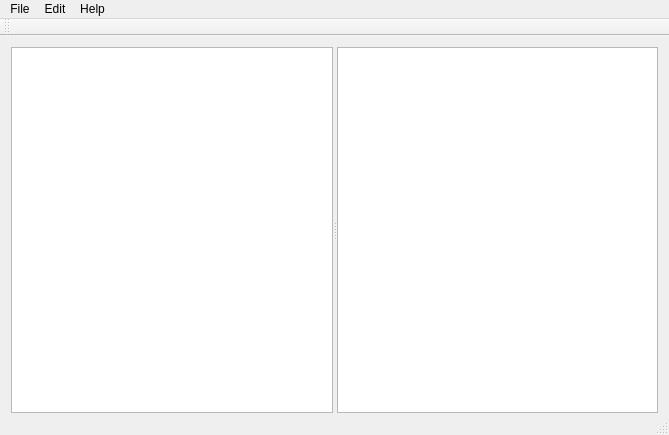
<?xml version="1.0" encoding="UTF-8"?>
<ui version="4.0">
 <class>MainWindow</class>
 <widget class="QMainWindow" name="MainWindow">
  <property name="geometry">
   <rect>
    <x>0</x>
    <y>0</y>
    <width>669</width>
    <height>435</height>
   </rect>
  </property>
  <property name="windowTitle">
   <string>Scribbler</string>
  </property>
  <widget class="QWidget" name="centralWidget">
   <layout class="QVBoxLayout" name="verticalLayout">
    <property name="spacing">
     <number>0</number>
    </property>
    <property name="bottomMargin">
     <number>0</number>
    </property>
    <item>
     <widget class="QSplitter" name="splitter">
      <property name="orientation">
       <enum>Qt::Horizontal</enum>
      </property>
      <widget class="QTextEdit" name="textEdit"/>
      <widget class="SvgView" name="svgView"/>
     </widget>
    </item>
   </layout>
  </widget>
  <widget class="QMenuBar" name="menuBar">
   <property name="geometry">
    <rect>
     <x>0</x>
     <y>0</y>
     <width>669</width>
     <height>25</height>
    </rect>
   </property>
   <widget class="QMenu" name="menuFile">
    <property name="title">
     <string>File</string>
    </property>
    <addaction name="actionCreate_Font"/>
    <addaction name="actionLoad_Font"/>
    <addaction name="actionRender"/>
    <addaction name="actionSave_Current_Sheet_as"/>
    <addaction name="actionSave_All_Sheets"/>
    <addaction name="actionPrint_Current_Sheet"/>
    <addaction name="actionPrint_All"/>
   </widget>
   <widget class="QMenu" name="menuEdit">
    <property name="title">
     <string>Edit</string>
    </property>
    <addaction name="actionShow_ToolBar"/>
    <addaction name="actionPreferences"/>
   </widget>
   <widget class="QMenu" name="menuAbout">
    <property name="title">
     <string>Help</string>
    </property>
    <addaction name="actionHelp"/>
    <addaction name="actionLicenses_and_Credits"/>
    <addaction name="actionAbout_Scribbler"/>
   </widget>
   <addaction name="menuFile"/>
   <addaction name="menuEdit"/>
   <addaction name="menuAbout"/>
  </widget>
  <widget class="QToolBar" name="toolBar">
   <property name="windowTitle">
    <string>Show ToolBar</string>
   </property>
   <attribute name="toolBarArea">
    <enum>TopToolBarArea</enum>
   </attribute>
   <attribute name="toolBarBreak">
    <bool>false</bool>
   </attribute>
  </widget>
  <widget class="QStatusBar" name="statusBar"/>
  <action name="actionLoad_Font">
   <property name="text">
    <string>Load Font</string>
   </property>
  </action>
  <action name="actionCreate_Font">
   <property name="enabled">
    <bool>false</bool>
   </property>
   <property name="text">
    <string>Create Font</string>
   </property>
  </action>
  <action name="actionPrint_Template">
   <property name="enabled">
    <bool>false</bool>
   </property>
   <property name="text">
    <string>Print Template</string>
   </property>
  </action>
  <action name="actionSave_Current_Sheet_as">
   <property name="enabled">
    <bool>true</bool>
   </property>
   <property name="text">
    <string>Save Current Sheet as Image</string>
   </property>
  </action>
  <action name="actionSheetSize">
   <property name="enabled">
    <bool>false</bool>
   </property>
   <property name="text">
    <string>Sheet Size</string>
   </property>
  </action>
  <action name="actionMargins">
   <property name="enabled">
    <bool>false</bool>
   </property>
   <property name="text">
    <string>Margins</string>
   </property>
  </action>
  <action name="actionPreferences">
   <property name="enabled">
    <bool>true</bool>
   </property>
   <property name="text">
    <string>Preferences</string>
   </property>
  </action>
  <action name="actionHelp">
   <property name="enabled">
    <bool>false</bool>
   </property>
   <property name="text">
    <string>How To Use</string>
   </property>
  </action>
  <action name="actionAbout_Scribbler">
   <property name="text">
    <string>About Scribbler</string>
   </property>
  </action>
  <action name="actionLicense">
   <property name="text">
    <string>License</string>
   </property>
  </action>
  <action name="actionRender">
   <property name="text">
    <string>Render</string>
   </property>
  </action>
  <action name="actionPrint_Current_Sheet">
   <property name="text">
    <string>Print Current Sheet</string>
   </property>
  </action>
  <action name="actionShow_ToolBar">
   <property name="checkable">
    <bool>true</bool>
   </property>
   <property name="checked">
    <bool>true</bool>
   </property>
   <property name="text">
    <string>Show ToolBar</string>
   </property>
  </action>
  <action name="actionLicenses_and_Credits">
   <property name="text">
    <string>Licenses and Credits</string>
   </property>
  </action>
  <action name="actionSave_All_Sheets">
   <property name="text">
    <string>Save All Sheets</string>
   </property>
  </action>
  <action name="actionPrint_All">
   <property name="text">
    <string>Print All Sheets</string>
   </property>
  </action>
 </widget>
 <layoutdefault spacing="6" margin="11"/>
 <customwidgets>
  <customwidget>
   <class>SvgView</class>
   <extends>QGraphicsView</extends>
   <header>svgview.h</header>
  </customwidget>
 </customwidgets>
 <resources/>
 <connections/>
</ui>
